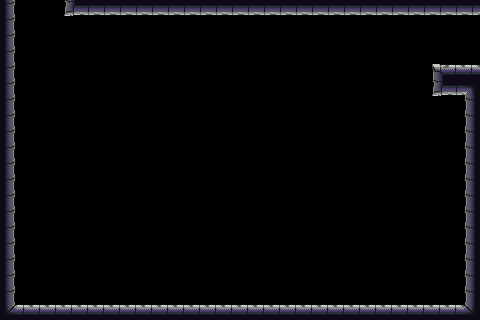

Tiled map render using the project's own tile images. Description and the map definition, with tile-layer contents summarised, below:
An orthogonal 30x20 tile map with 16x16 px tiles, 8 tile layers (bkg_far, bkg_close, onoff-defaulton(blue), onoff-defaultoff(blue), ...), 2 tilesets.

<map version="1.10" tiledversion="1.11.0" orientation="orthogonal" renderorder="right-down" width="30" height="20" tilewidth="16" tileheight="16" infinite="0" nextlayerid="10" nextobjectid="1">
 <tileset firstgid="1" source="../../Holojam/Assets/maps/jail_wall.tsx" />
 <tileset firstgid="65" source="../../Holojam/Assets/maps/jail_block.tsx" />
 <layer id="4" name="bkg_far" width="30" height="20">
  <properties>
   <property name="unity:sortinglayer" value="Bkg_far" />
  </properties>
  <data>[600 cells, 0 non-empty, 0 distinct tile ids]</data>
 </layer>
 <layer id="1" name="bkg_close" width="30" height="20">
  <properties>
   <property name="unity:sortinglayer" value="Bkg" />
  </properties>
  <data>[600 cells, 0 non-empty, 0 distinct tile ids]</data>
 </layer>
 <layer id="6" name="onoff-defaulton(blue)" width="30" height="20">
  <properties>
   <property name="unity:layer" value="Ground" />
   <property name="unity:sortinglayer" value="Ground" />
   <property name="unity:tag" value="onoff-defaulton" />
  </properties>
  <data>[600 cells, 0 non-empty, 0 distinct tile ids]</data>
 </layer>
 <layer id="7" name="onoff-defaultoff(blue)" width="30" height="20">
  <properties>
   <property name="unity:layer" value="Ground" />
   <property name="unity:sortinglayer" value="Ground" />
   <property name="unity:tag" value="onoff-defaultoff" />
  </properties>
  <data>[600 cells, 0 non-empty, 0 distinct tile ids]</data>
 </layer>
 <layer id="9" name="onoff2-defaulton(purple)" width="30" height="20">
  <properties>
   <property name="unity:layer" value="Ground" />
   <property name="unity:sortinglayer" value="Ground" />
   <property name="unity:tag" value="onoff2-defaulton" />
  </properties>
  <data>[600 cells, 0 non-empty, 0 distinct tile ids]</data>
 </layer>
 <layer id="8" name="onoff2-defaultoff(purple)" width="30" height="20">
  <properties>
   <property name="unity:layer" value="Ground" />
   <property name="unity:sortinglayer" value="Ground" />
   <property name="unity:tag" value="onoff2-defaultoff" />
  </properties>
  <data>[600 cells, 0 non-empty, 0 distinct tile ids]</data>
 </layer>
 <layer id="2" name="ground" width="30" height="20">
  <properties>
   <property name="unity:layer" value="Ground" />
   <property name="unity:sortinglayer" value="Ground" />
  </properties>
  <data>[600 cells, 94 non-empty, 9 distinct tile ids]</data>
 </layer>
 <layer id="3" name="foreground" width="30" height="20">
  <properties>
   <property name="unity:sortinglayer" value="Foreground" />
  </properties>
  <data>[600 cells, 0 non-empty, 0 distinct tile ids]</data>
 </layer>
</map>
